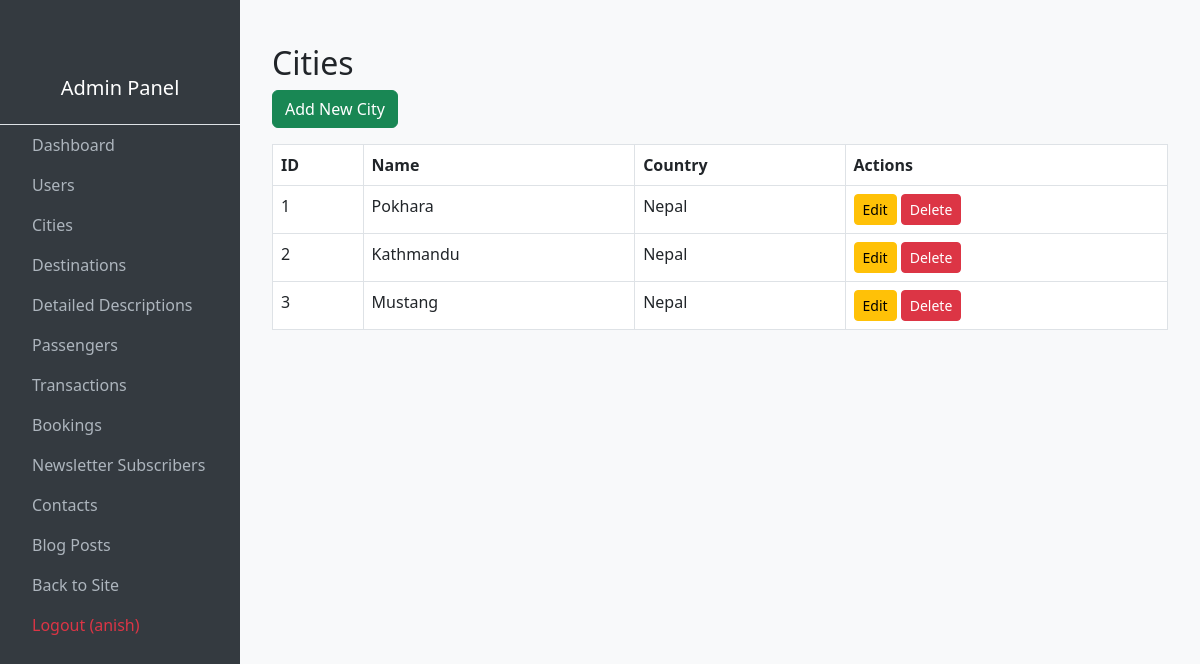
Before: /admin-panel/cities/ (signed in) with the older database file.
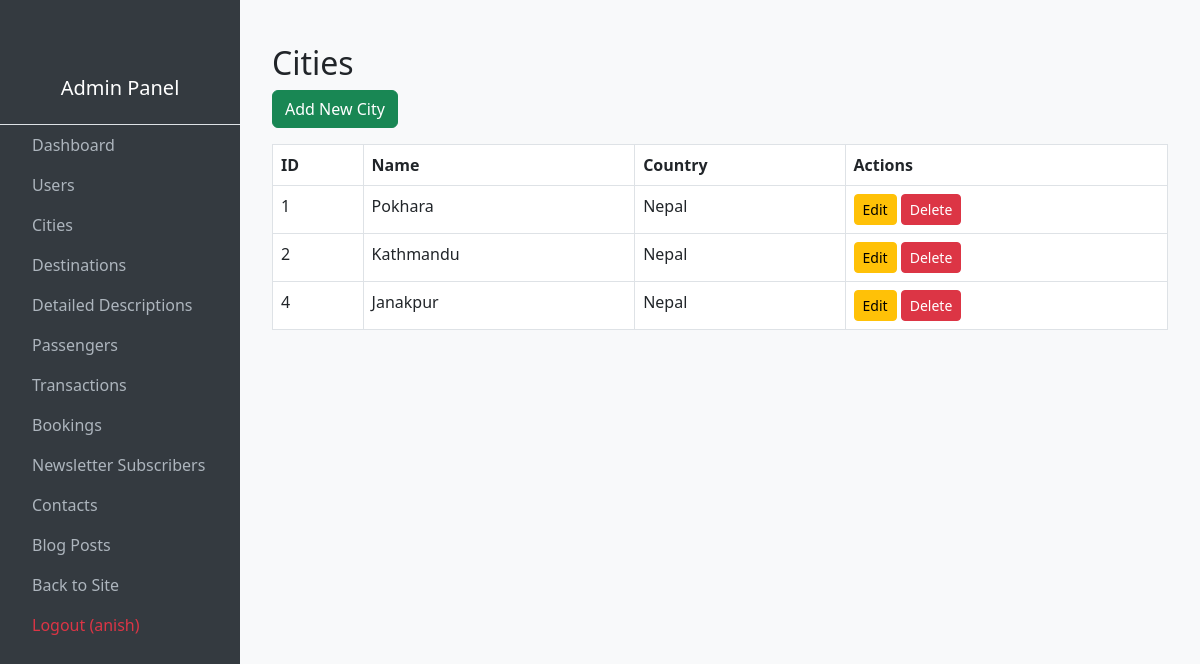
After: the same page with the newer database file.
### yatra/models.py (models this page shows, shortened)
class City(models.Model):
    name = models.CharField(max_length=50, unique=True)
    image = models.ImageField(upload_to='city_images/')
    description = models.TextField(blank=True)
    country = models.CharField(max_length=50, blank=True)
    slug = models.SlugField(unique=True, blank=True)

### adminpanel/views.py (the view)
# urls.py: path('cities/', views.city_list, name='admin_city_list'),
@staff_member_required
def city_list(request):
    cities = City.objects.all()
    return render(request, 'adminpanel/city_list.html', {'cities': cities})

### Templates/adminpanel/city_list.html
{% extends "base.html" %}
{% block content %}
<div class="container mt-4">
    <h2>Cities</h2>
    <a href="{% url 'admin_city_create' %}" class="btn btn-success mb-3">Add New City</a>
    <table class="table table-bordered table-hover">
        <thead>
            <tr><th>ID</th><th>Name</th><th>Country</th><th>Actions</th></tr>
        </thead>
        <tbody>
            {% for city in cities %}
            <tr>
                <td>{{ city.id }}</td>
                <td>{{ city.name }}</td>
                <td>{{ city.country }}</td>
                <td>
                    <a href="{% url 'admin_city_edit' city.id %}" class="btn btn-warning btn-sm">Edit</a>
                    <a href="{% url 'admin_city_delete' city.id %}" class="btn btn-danger btn-sm">Delete</a>
                </td>
            </tr>
            {% empty %}
            <tr><td colspan="4">No cities found.</td></tr>
            {% endfor %}
        </tbody>
    </table>
</div>
{% endblock %}

Changed rows visible on the page:
removed City: id "3", name "Mustang", country "Nepal"
added City: id "4", name "Janakpur", country "Nepal"
